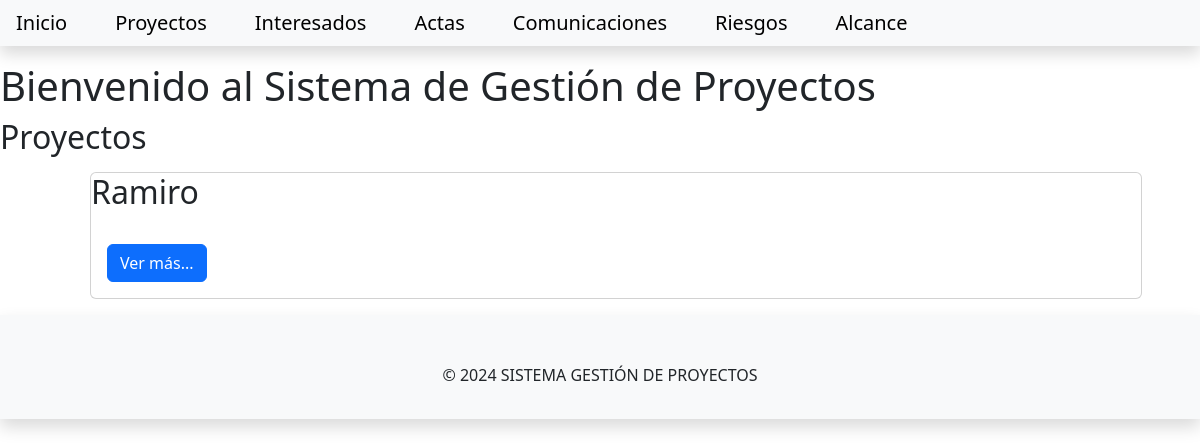
The app's page /gestionproyectos/interesado, older data.
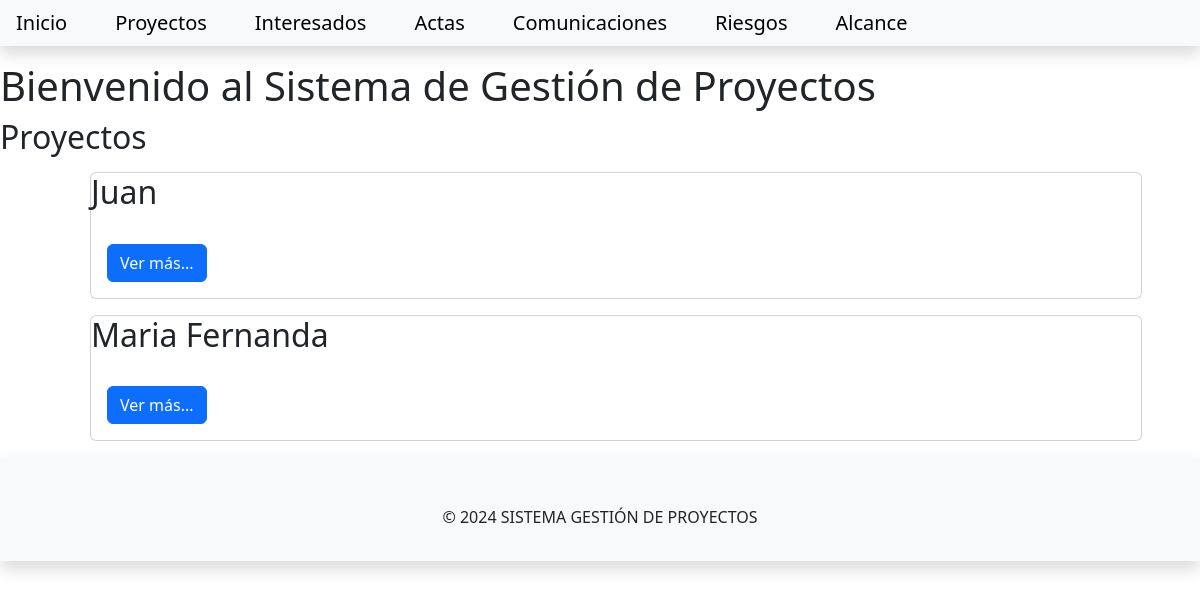
The same page, newer data.
### gestionproyecto/models.py (models this page shows, shortened)
class Persona(models.Model):
    nombre = models.CharField(max_length=100)
    apellido = models.CharField(max_length=100)
    email = models.EmailField()
    slug = models.SlugField(unique=True, max_length=200, blank=True)
    class Meta:
        abstract = True

class Interesado(Persona):
    rol = models.CharField(max_length=100)

### gestionproyecto/views.py (the view)
# urls.py: path('interesado', views.InteresadoList.as_view(), name='interesado_list'),
class InteresadoList(generic.ListView):
    queryset = Interesado.objects.all().order_by('nombre')
    template_name = 'gestionproyectos/interesadolist.html'
    context_object_name = 'interesado_list'

### templates/gestionproyectos/interesadolist.html
{% extends 'gestionproyectos/base.html' %}
{% block content %}
    <h1>Bienvenido al Sistema de Gestión de Proyectos</h1>
    <h2> Proyectos </h2>
    <div class="container">
         <ul>
        {% for interesado in interesado_list %}
        <div class="card m-3">
            <div class="card-title">
                <h2>{{ interesado.nombre | title}}</h2>
            </div>
            <div class="card-body">
                <a class="btn btn-primary" href="{% url 'interesado_view' interesado.slug %}">Ver más...</a>
            </div>
        </div>
        {% endfor %}
        </ul>
    </div>
{% endblock content %}

Row changes from the older to the newer data that the page shows:
removed Interesado: nombre "Ramiro"
added Interesado: nombre "Juan"
added Interesado: nombre "Maria Fernanda"
